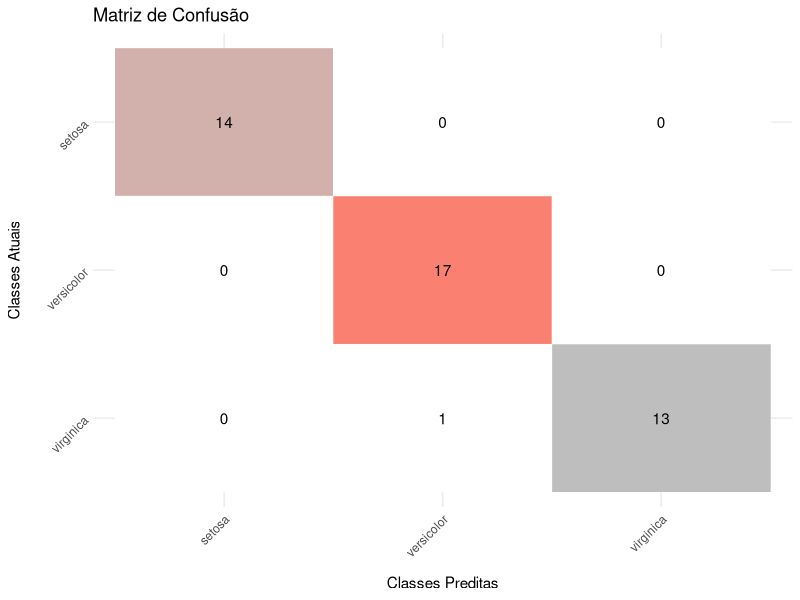

This figure's R source:
#######################################################################################################################
# PROGRAMA: kNN-Ricardo.R
# 
# USO: Algoritmo de Classificação Supervisionada usando k-NN (k-vizinhos mais próximos)
#
# AUTOR: Ricardo Puziol de Oliveira (rp.oliveira@unesp.br)
#
# DATA: 30 de Agosto de 2024
#######################################################################################################################
#
# DESCRIÇÃO:
#
# Este script realiza a classificação de dados usando o algoritmo k-NN. O k-NN é um método de aprendizado supervisionado
# que classifica novas amostras com base na similaridade com amostras conhecidas. As distâncias permitidas incluem 
# Euclidiana, Manhattan, Minkowski, Canberra e Chebyshev. O script também calcula e visualiza a matriz de confusão, 
# e fornece medidas de desempenho como acurácia, precisão, recall, F1-score e coeficiente Kappa.
#
# ENTRADA:
#
# train             - Matriz (matrix) ou quadro de dados (data.frame) contendo os dados do conjunto de treinamento.
# test              - Matriz (matrix) ou quadro de dados (data.frame) contendo os dados do conjunto de teste.
# tr.class          - Vetor (vector) ou matriz (matrix) contendo as classificações dos dados do conjunto de treinamento.
# te.class          - Vetor (vector) ou matriz (matrix) contendo as classificações dos dados do conjunto de teste.
# dist              - Métrica de distância a ser utilizada pelo algoritmo (padrão = "euclidean"). 
#                     As distâncias permitidas são: "euclidean", "manhattan", "minkowski", "canberra" e "chebyshev".
# k                 - Número inteiro representando o número de vizinhos a serem considerados (padrão = 3).
# lambda            - Número inteiro. Se a métrica de distância for 'minkowski', lambda deve ser definido.
#
# SAÍDA:
#
# result            - Lista contendo as seguintes medidas de desempenho:
#                     - Acurácia
#                     - Precisão
#                     - Recall
#                     - F1-Score
#                     - Especificidade
#                     - Valor Preditivo Negativo 
#                     - Taxa de Falso Positivo
#                     - Taxa de Falso Negativo
#                     - Coeficiente Kappa
#                     - Intervalos de Confiança para Acurácia e Kappa
#
# conf_matrix_plot  - Representação gráfica da matriz de confusão, visualizando a performance da classificação.
#
# EXEMPLO DE USO:
#
# data(iris)
#
# set.seed(123)
#
# train_indices <- sample(1:nrow(iris), size = 0.7 * nrow(iris))
#
# train_data <- iris[train_indices, 1:4]
# test_data <- iris[-train_indices, 1:4]
# train_labels <- iris[train_indices, 5]
# test_labels <- iris[-train_indices, 5]
#
# kNN(train = train_data, 
#     test = test_data, 
#     tr.class = train_labels, 
#     te.class = test_labels, 
#     dist = 'manhattan', 
#     k = 5)
#######################################################################################################################

kNN <- function(train, test, tr.class, te.class, dist = 'euclidean', k = 3, lambda)
{
    # Códigos de erro para entrada de argumentos inválidos 

    if(!is.data.frame(train) && !is.matrix(train))
        stop("Erro001: O objeto 'train' deve ser do tipo data.frame ou matrix.")
   
    if(!is.na(tr.class[1]))
    {
        tr.class    <- as.matrix(tr.class)
        if(nrow(train) != length(tr.class))
            stop("Erro002: Os objetos 'class' e 'train' devem ter o mesmo número de linhas.")
    }

    if(!(dist %in% c('euclidean', 'manhattan', 'minkowski', 'canberra', 'chebyshev')))
        stop("Erro003: 'dist' deve ser: 'euclidean', 'manhattan', 'minkowski', 'canberra', ou 'chebyshev'.")
   
    if (dist == 'minkowski' && is.null(lambda)) 
    {
        stop("Erro004: 'lambda' deve ser definido quando 'dist' é 'minkowski'.")
    }

    # Inicialização dos objetos

    nrow.tr      <- nrow(train)
    nrow.te      <- nrow(test)
    dist_matrix  <- matrix(0, nrow = nrow.te, ncol = nrow.tr) # Distâncias
    predict      <- as.character(nrow.te) # Predições

    # Cálculo das distâncias

    for (i in 1:nrow.te) 
    {
        for (j in 1:nrow.tr) 
        {
            if(dist == 'euclidean'){
                dist_matrix[i, j] <- sqrt(sum((train[j, ] - test[i, ])^2))
            } else if(dist == 'manhattan'){
                dist_matrix[i, j] <- sum(abs(train[j, ] - test[i, ]))
            } else if(dist == 'canberra'){
                dist_matrix[i, j] <- sum(abs(train[j, ] - test[i, ]) / (train[j, ] + test[i, ]))
            } else if(dist == 'chebyshev'){
                dist_matrix[i, j] <- max(abs(train[j, ] - test[i, ]))
            } else if (dist == 'minkowski'){
                dist_matrix[i, j] <- (sum(abs(train[j, ] - test[i, ])^lambda))^(1 / lambda)
            }
        }

        # Determinar os k vizinhos mais próximos
    
        nearest_indices <- order(dist_matrix[i, ])[1:k]
        tb.knn          <- table(tr.class[nearest_indices])
    
        # Classificação das instâncias

        predict[i] <- names(tb.knn[which.max(tb.knn)])
    }
   
    # Matriz de confusão   

    labs <- names(table(te.class))
    conf_matrix <- matrix(0, nrow = length(labs), ncol = length(labs))
    rownames(conf_matrix) <- labs
    colnames(conf_matrix) <- labs
    
    for (k in 1:length(predict))
    {
        pred <- as.character(predict[k])
        true <- as.character(te.class[k])
        conf_matrix[pred, true] <- conf_matrix[pred, true] + 1
    }
   
    # Gráfico da matriz de confusão usando ggplot2

    if (!requireNamespace("ggplot2", quietly = TRUE)) 
    {
      install.packages("ggplot2")
    }
    suppressWarnings(library(ggplot2))

    conf_matrix_melted           <- as.data.frame(as.table(conf_matrix))
    colnames(conf_matrix_melted) <- c("Predicted", "True", "Count")
    conf_matrix_melted$FillColor <- ifelse(conf_matrix_melted$Predicted == conf_matrix_melted$True, 
                                            conf_matrix_melted$Count, 
                                            NA)
    conf_matrix_plot     <- ggplot(conf_matrix_melted, aes(x = True, y = Predicted, fill = FillColor)) +
                                    geom_tile(color = "white") +
                                    geom_text(aes(label = Count), color = "black") +
                                    scale_fill_gradient(low = "gray", high = "salmon", na.value = "white") +
                                    scale_y_discrete(limits = rev(labs)) + 
                                    labs(x = "Classes Preditas", y = "Classes Atuais", title = "Matriz de Confusão") +
                                    theme_minimal() +
                                    theme(axis.text.x = element_text(angle = 45, hjust = 1),
                                          axis.text.y = element_text(angle = 45), 
                                          axis.title.x = element_text(margin = margin(t = 12)),
                                          axis.title.y = element_text(margin = margin(r = 12)),
                                          legend.position = "none")
    print(conf_matrix_plot)

    # Cálculo das métricas de desempenho:

        # - Acurácia (acc)
        # - Precisão (Ou Valor Preditivo Positivo) (precision)
        # - Valor Preditivo Negativo (negative_predictive_value)
        # - Recall (recall)
        # - Especificidade (specificity)
        # - F1-Score (f1_score)
        # - Taxa de Falso Positivo (false_positive_rate)
        # - Taxa de Falso Negativo (false_negative_rate)
        # - Coeficiente Kappa (kappa)
        # - Intervalos de Confiança para Acurácia e Kappa

    acc         <- sum(diag(conf_matrix)) / sum(conf_matrix) 
    n           <- length(te.class)
    z           <- qnorm(1 - 0.05 / 2)
    se          <- sqrt((acc * (1 - acc)) / n)
    ci_low      <- acc - z * se
    ci_high     <- min(acc + z * se, 1)

    precision   <- function(conf_matrix, label) 
    {
        tp      <- conf_matrix[label, label]
        fp      <- sum(conf_matrix[, label]) - tp
        return(tp / (tp + fp))
    }
    
    precision_values <- sapply(labs, function(label) precision(conf_matrix, label))

    recall      <- function(conf_matrix, label) 
    {
        tp      <- conf_matrix[label, label]
        fn      <- sum(conf_matrix[label, ]) - tp
        return(tp / (tp + fn))
    }

    recall_values <- sapply(labs, function(label) recall(conf_matrix, label))

    specificity <- function(conf_matrix, label) 
    {
        tn      <- sum(conf_matrix) - sum(conf_matrix[label, ]) - sum(conf_matrix[, label]) + conf_matrix[label, label]
        fp      <- sum(conf_matrix[, label]) - conf_matrix[label, label]
        return(tn / (tn + fp))
    }

    specificity_values <- sapply(labs, function(label) specificity(conf_matrix, label))

    f1_score    <- function(precision, recall) 
    {
        if(precision + recall == 0) return(0)
        return(2 * (precision * recall) / (precision + recall))
    }
    
    f1_scores   <- mapply(f1_score, precision_values, recall_values)

    false_positive_rate <- function(conf_matrix, label) 
    {
        tp      <- conf_matrix[label, label]
        fp      <- sum(conf_matrix[, label]) - tp
        tn      <- sum(conf_matrix) - sum(conf_matrix[label, ]) - sum(conf_matrix[, label]) + conf_matrix[label, label]
        return(fp / (fp + tn))
    }

    fpr_values  <- sapply(labs, function(label) false_positive_rate(conf_matrix, label))

    false_negative_rate <- function(conf_matrix, label) 
    {
        tp      <- conf_matrix[label, label]
        fn      <- sum(conf_matrix[label, ]) - tp
        return(fn / (fn + tp))
    }

    fnr_values  <- sapply(labs, function(label) false_negative_rate(conf_matrix, label))

    negative_predictive_value <- function(conf_matrix, label) 
    {
        tn      <- sum(conf_matrix) - sum(conf_matrix[label, ]) - sum(conf_matrix[, label]) + conf_matrix[label, label]
        fn      <- sum(conf_matrix[label, ]) - conf_matrix[label, label]
        return(tn / (tn + fn))
    }

    npv_values  <- sapply(labs, function(label) negative_predictive_value(conf_matrix, label))
      
    observed_acc        <- acc
    expected_acc        <- sum(rowSums(conf_matrix) * colSums(conf_matrix)) / (n^2)
   
    kappa               <- (observed_acc - expected_acc) / (1 - expected_acc)
    se_kappa            <- sqrt((observed_acc * (1 - observed_acc)) / (n*(1 - expected_acc)^2))
    ci_kappa_low        <- kappa - z * se_kappa
    ci_kappa_high       <- min(kappa + z * se_kappa, 1)

    # Descrição das distâncias

    dist_description <- switch(dist,
                               'euclidean' = 'Euclidiana',
                               'manhattan' = 'Manhattan',
                               'minkowski' = 'Minkowski',
                               'canberra'  = 'Canberra',
                               'chebyshev' = 'Chebyshev')

   # Gerar texto com os resultados

   conf_matrix_text <- paste("Matriz de Confusão:\n",
                             paste(capture.output(print(conf_matrix)), collapse = "\n"))

    metrics_text <- paste(
                        "Métricas:\n",
                        sprintf("Distância Utilizada: %s", dist_description), "\n",
                        sprintf("Acurácia: %.3f", acc), "\n",
                        sprintf("Intervalo de Confiança da Acurácia: [%.3f, %.3f]", ci_low, ci_high), "\n",
                        sprintf("Coeficiente Kappa: %.3f", kappa), "\n",
                        sprintf("Intervalo de Confiança do Kappa: [%.3f, %.3f]", ci_kappa_low, ci_kappa_high), "\n",
                        sprintf("Recall: %s", paste(sprintf("%.3f", recall_values), collapse = ", ")), "\n",
                        sprintf("Especificidade: %s", paste(sprintf("%.3f", specificity_values), collapse = ", ")), "\n",
                        sprintf("Precisão: %s", paste(sprintf("%.3f", precision_values), collapse = ", ")), "\n",
                        sprintf("Previsão Negativa: %s", paste(sprintf("%.3f", npv_values), collapse = ", ")), "\n",
                        sprintf("Taxa de Falso Positivo: %s", paste(sprintf("%.3f", fpr_values), collapse = ", ")), "\n",
                        sprintf("Taxa de Falso Negativo: %s", paste(sprintf("%.3f", fnr_values), collapse = ", ")), "\n",
                        sprintf("F1-Score: %s", paste(sprintf("%.3f", f1_scores), collapse = ", ")), "\n")
   
   result_text   <- paste(conf_matrix_text, metrics_text, sep = "\n\n")

   # Mostrar a saída como texto
   
   cat(result_text)
   
   # Resultados como lista para compatibilidade

   result <- list('Distance' = dist,
                  'Accuracy' = acc,
                  'Confusion Matrix' = conf_matrix,
                  'Prediction' = as.factor(predict),
                  'Precision' = precision_values,
                  'Recall' = recall_values,
                  'Specificity' = specificity_values,
                  'F1-Score' = f1_scores,
                  'False Positive Rate' = fpr_values,
                  'False Negative Rate' = fnr_values,
                  'Negative Predictive Value' = npv_values,
                  'Confidence Interval of Accuracy' = c(Lower = ci_low, Upper = ci_high),
                  'Kappa' = kappa,
                  'Confidence Interval of Kappa' = c(Lower = ci_kappa_low, Upper = ci_kappa_high))
}

set.seed(123)
train_indices <- sample(1:nrow(iris), size = 0.7 * nrow(iris))
train_data <- iris[train_indices, 1:4]
test_data <- iris[-train_indices, 1:4]
train_labels <- iris[train_indices, 5]
test_labels <- iris[-train_indices, 5]

kNN(train = train_data, test = test_data, tr.class = train_labels, te.class = test_labels, dist = 'euclidean', k = 3)
